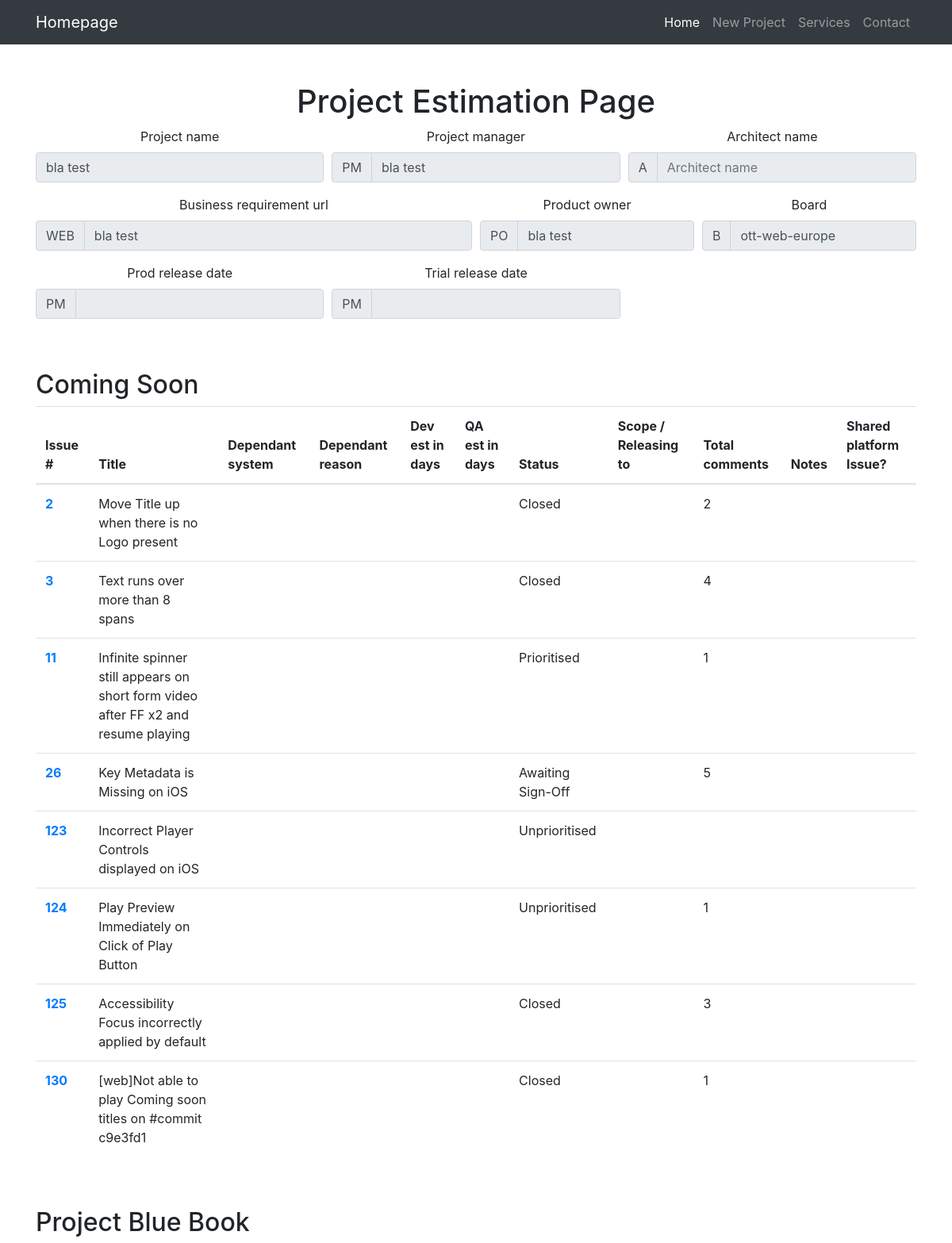
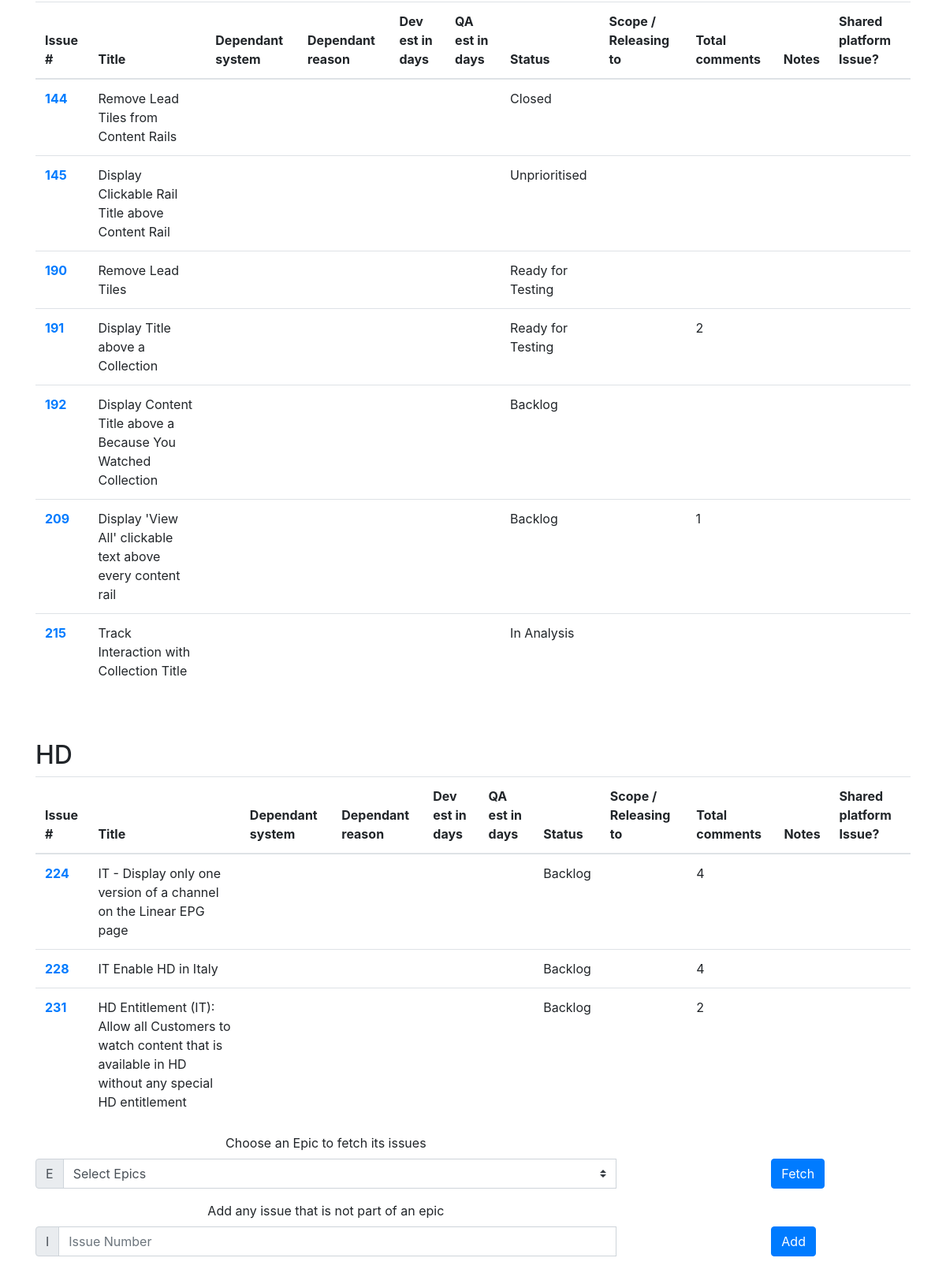
Screenshot of /projectEpicsAndTickets/1 with the database file from the repository (2 pictures, top to bottom).
### tables this page shows
CREATE TABLE "projects" (
	"projectId"	INTEGER NOT NULL PRIMARY KEY AUTOINCREMENT UNIQUE,
	"projectCreateduserId"	INTEGER NOT NULL,
	"projectName"	TEXT NOT NULL UNIQUE,
	"boardName"	TEXT NOT NULL,
	"businessReqUrl"	TEXT,
	"projectManager"	TEXT,
	"architect"	TEXT,
	"productOwner"	TEXT,
	"trialDate"	TEXT,
	"releaseDate"	TEXT
);

CREATE TABLE "epics" (
	"epicId"	INTEGER NOT NULL,
	"epicName"	TEXT,
	"boardName"	TEXT NOT NULL
);

CREATE TABLE "tickets" (
	"ticketId"	INTEGER NOT NULL PRIMARY KEY AUTOINCREMENT UNIQUE,
	"boardName"	TEXT,
	"issueNumber"	INTEGER,
	"dependantSystem"	TEXT,
	"dependantReason"	BLOB,
	"devEstimateInDays"	INTEGER,
	"qaEstimateInDays"	INTEGER,
	"proposedReleaseDropTo"	TEXT,
	"totalComments"	INTEGER,
	"notes"	BLOB,
	"sharedPlatformIssue"	INTEGER
);

CREATE TABLE "issues" (
	"issueNumber"	INTEGER NOT NULL,
	"boardName"	TEXT NOT NULL,
	"title"	TEXT,
	"issueStatus"	TEXT,
	"issueLink"	TEXT
);

### views.py (the view)
@views_routes.route('/projectEpicsAndTickets/<int:project_id>')
def projectEpicsAndTickets(project_id):
    project = None
    epics = None
    peat = None
    if projectsModel.get_project_with_id(project_id)["projects"] != []:
        project = projectsModel.get_project_with_id(project_id)["projects"][0]
    if epicsModel.get_epics()["epics"] != []:
        epics = epicsModel.get_epics()["epics"]
    peat = peatm.get_epics_and_issues_with_project_id(project_id)["projectEpicsIssues"]
    return render_template("projectEpicsAndTickets.html", project=project, epics=epics, peats=peat)

### db.py (called while the page is built)
def get_db():
    top = _app_ctx_stack.top
    if not hasattr(top, 'sqlite_db'):
        top.sqlite_db = sqlite3.connect(DATABASE)
    return top.sqlite_db

def select_all_from_table(table_name):
    query = "SELECT * FROM %s" %(table_name)
    database = get_db()
    rv = database.execute(query)
    res = rv.fetchall()
    rv.close()
    return res

def with_query(query):
    database = get_db()
    rv = database.execute(query)
    res = rv.fetchall()
    rv.close()
    return res

### epicsIssuesModel.py (called while the page is built)
def get_epic_issues(board_name, epic_number):
    query = "SELECT * from epicsIssues where epicId=%s AND boardName='%s'" %(epic_number, board_name)
    all_epics_issues = db.with_query(query)
    return loop_all_epics_issues(all_epics_issues)

def loop_all_epics_issues(all_epics_issues):
    array_epics_issues = {'epicsIssues':[]}
    for epics_issue in all_epics_issues:
        array_epics_issues["epicsIssues"].append({
            "epicsIssueId": epics_issue[0],
            "epicId": epics_issue[1],
            "issueNumber": epics_issue[2],
            "boardName": epics_issue[3]
        })
    return array_epics_issues

### epicsModel.py (called while the page is built)
def get_epics():
    all_epics = db.select_all_from_table("epics")
    return loop_all_epics(all_epics)

def loop_all_epics(all_epics):
    array_epics = {'epics':[]}
    for epic in all_epics:
        array_epics["epics"].append({"epicId": epic[0], "epicName": epic[1]})
    return array_epics

def get_epic(epicId):
    query = "SELECT * from epics where epicId=%s LIMIT 1" %(epicId)
    all_epics = db.with_query(query)
    return loop_all_epics(all_epics)

### projectsModel.py (called while the page is built)
def get_project_with_id(projectId):
    query = "SELECT * from projects where projectId=%s LIMIT 1" %(projectId)
    project = db.with_query(query)
    return loop_all_projects(project)

def loop_all_projects(all_projects):
    array_projects = {'projects':[]}
    for project in all_projects:
        array_projects["projects"].append({
            "projectId": project[0],
            "projectCreateduserId": project[1],
            "projectName": project[2],
            "boardName": project[3],
            "businessReqUrl": project[4],
            "projectManager": project[5],
            "architect": project[6],
            "productOwner": project[7],
            "trialDate": project[8],
            "releaseDate": project[9]
        })
    return array_projects

### templates/projectEpicsAndTickets.html (shortened to what this page needs)
{% extends "bootstrap/base.html" %}
{% block content %}
<div class="row">
    <div class="col-lg-12 text-center">
        {% if project %}
        <h1 class="mt-5">Project Estimation Page</h1>
        <div class="form-row">
            <div class="col-md-4 mb-3">
                <label for="projectName">Project name</label>
                <input type="text" disabled value='{{ project.projectName|default("", true) }}' class="form-control" autocomplete="off" id="projectName" name="projectName" placeholder="Project name">
            </div>
            <div class="col-md-4 mb-3">
                <label for="projectManager">Project manager</label>
                <div class="input-group">
                    <div class="input-group-prepend">
                        <span class="input-group-text" id="inputGroupPrepend">PM</span>
                    </div>
                    <input type="text" disabled value='{{ project.projectManager|default("", true) }}' class="form-control" autocomplete="off" id="projectManager" name="projectManager" placeholder="Project manager">
                </div>
            </div>
            <div class="col-md-4 mb-3">
                <label for="architectName">Architect name</label>
                <div class="input-group">
                    <div class="input-group-prepend">
                        <span class="input-group-text" id="inputGroupPrepend">A</span>
                    </div>
                    <input type="text" disabled value='{{ project.architectName|default("", true) }}' class="form-control" autocomplete="off" id="architectName" name="architectName" placeholder="Architect name" aria-describedby="inputGroupPrepend">
                </div>
            </div>
        </div>
        <div class="form-row">
            <div class="col-md-6 mb-3">
                <label for="businessReqUrl">Business requirement url</label>
                <div class="input-group">
                    <div class="input-group-prepend">
                        <span class="input-group-text" id="inputGroupPrepend">WEB</span>
                    </div>
                    <input type="text" disabled value='{{ project.businessReqUrl|default("", true) }}' class="form-control" autocomplete="off" id="businessReqUrl" name="businessReqUrl" placeholder="Business requirement url">
                </div>
            </div>
            <div class="col-md-3 mb-3">
                <label for="productOwner">Product owner</label>
                <div class="input-group">
                    <div class="input-group-prepend">
                        <span class="input-group-text" id="inputGroupPrepend">PO</span>
                    </div>
                    <input type="text" disabled value='{{ project.productOwner|default("", true) }}' class="form-control" autocomplete="off" id="productOwner" name="productOwner" placeholder="Product owner">
                </div>
            </div>
            <div class="col-md-3 mb-3">
                <label for="boardName">Board</label>
                <div class="input-group">
                    <div class="input-group-prepend">
                        <span class="input-group-text" id="inputGroupPrepend">B</span>
                    </div>
                    <input type="text" disabled value='{{ project.boardName|default("", true) }}' autocomplete="off" class="form-control" id="boardName" name="boardName">
                </div>
            </div>
        </div>
        <div class="form-row">
            <div class="col-md-4 mb-3">
                <label for="releaseDate">Prod release date</label>
                <div class="input-group">
                    <div class="input-group-prepend">
                        <span class="input-group-text" id="inputGroupPrepend">PM</span>
                    </div>
                    <input type="text" disabled value='{{ project.releaseDate|default("", true) }}' autocomplete="off" class="form-control" id="releaseDate" name="releaseDate">
                </div>
            </div>
            <div class="col-md-4 mb-3">
                <label for="trialDate">Trial release date</label>
                <div class="input-group">
                    <div class="input-group-prepend">
                        <span class="input-group-text" id="inputGroupPrepend">PM</span>
                    </div>
                    <input type="text" disabled value='{{ project.trialDate|default("", true) }}' autocomplete="off" class="form-control" id="trialDate" name="trialDate">
                </div>
            </div>
            <div class="col-md-2 mb-3"></div>
            <div class="col-md-2 mb-3">
                <label>&nbsp;</label>
            </div>
        </div>
        {% for peat in peats %}
        <div class="row text-left">
            <div class="col">
                <h2 class="mt-5">{{ peat.epicName }}</h2>
                <table class="table">
                    <thead>
                        <tr>
                            <th scope="col">Issue #</th>
                            <th scope="col">Title</th>
                            <th scope="col">Dependant system</th>
                            <th scope="col">Dependant reason</th>
                            <th scope="col">Dev est in days</th>
                            <th scope="col">QA est in days</th>
                            <th scope="col">Status</th>
                            <th scope="col">Scope / Releasing to</th>
                            <th scope="col">Total comments</th>
                            <th scope="col">Notes</th>
                            <th scope="col">Shared platform Issue?</th>
                        </tr>
                    </thead>
                    <tbody>
                        {% for ticket in peat.allTickets %}
                        <tr>
                            <th scope="row"><a href='{{ ticket.issueLink|default("", true) }}' target="_blank">{{ticket.issueNumber|default("", true)}}</a></th>
                            <td>{{ticket.title|default("", true)}}</td>
                            <td>{{ticket.dependantSystem|default("", true)}}</td>
                            <td>{{ticket.dependantReason|default("", true)}}</td>
                            <td>{{ticket.devEstimateInDays|default("", true)}}</td>
                            <td>{{ticket.qaEstimateInDays|default("", true)}}</td>
                            <td>{{ticket.issueStatus|default("", true)}}</td>
                            <td>{{ticket.proposedReleaseDropTo|default("", true)}}</td>
                            <td>{{ticket.totalComments|default("", true)}}</td>
                            <td>{{ticket.notes|default("", true)}}</td>
                            <td>{{ticket.sharedPlatformIssue|default("", true)}}</td>
                        </tr>
                            {% endfor %}
                        </tbody>
                    </table>
                </div>
            </div>
            {% endfor %}
            <form class="needs-validation" id="projectEpicsForm" novalidate>
                <div class="form-row">
                    <div class="col-md-8 mb-3">
                        <label for="epicId">Choose an Epic to fetch its issues</label>
                        <div class="input-group">
                            <div class="input-group-prepend">
                                <span class="input-group-text" id="inputGroupPrepend">E</span>
                            </div>
                            <select class="custom-select" id="epicId" name="epicId" required>
                                <option value="" selected>Select Epics</option>
                            </select>
                        </div>
                    </div>
                    <div class="col-md-2 mb-3"></div>
                    <div class="col-md-2 mb-3">
                        <label>&nbsp;</label>
                        <div class="input-group">
                            <button class="btn btn-primary" type="submit">Fetch </button>
                        </div>
                    </div>
                </div>
            </form>
            <form class="needs-validation" id="projectIssueForm" novalidate>
                <div class="form-row">
                    <div class="col-md-8 mb-3">
                        <label for="issue">Add any issue that is not part of an epic</label>
                        <div class="input-group">
                            <div class="input-group-prepend">
                                <span class="input-group-text" id="inputGroupPrepend">I</span>
                            </div>
                            <input type="text" class="form-control" autocomplete="off" id="issue" name="issue" placeholder="Issue Number" required>
                        </div>
                    </div>
                    <div class="col-md-2 mb-3"></div>
                    <div class="col-md-2 mb-3">
                        <label>&nbsp;</label>
                        <div class="input-group">
                            <button class="btn btn-primary" type="submit">Add </button>
                        </div>
                    </div>
                </div>
            </form>
            {% endif %}
        </div>
    </div>
    {% endblock %}

### templates/bootstrap/base.html (shortened to what this page needs)
<!doctype html>
<html lang="en">
<head>
    <link rel="stylesheet" href="{{ url_for('static', filename='css/bootstrap.min.css') }}">
    <link rel="stylesheet" href="{{ url_for('static', filename='css/daterangepicker.css') }}">
    <link rel="stylesheet" href="{{ url_for('static', filename='css/custom.css') }}">
</head>
<body>
    {% include 'bootstrap/navbar.html' %}
    <div class='container'>
        {% block content %}{% endblock %}
    </div>
</body>
</html>

### templates/bootstrap/navbar.html (shortened to what this page needs)
<nav class="navbar navbar-expand-lg navbar-dark bg-dark static-top">
  <div class="container">
    <a class="navbar-brand" href="#">Homepage</a>
    <div class="collapse navbar-collapse" id="navbarResponsive">
      <ul class="navbar-nav ml-auto">
        <li class="nav-item active">
          <a class="nav-link" href="#">Home
          </a>
        </li>
        <li class="nav-item">
          <a class="nav-link" href="/project">New Project</a>
        </li>
        <li class="nav-item">
          <a class="nav-link" href="#">Services</a>
        </li>
        <li class="nav-item">
          <a class="nav-link" href="#">Contact</a>
        </li>
      </ul>
    </div>
  </div>
</nav>

### rows the page displays
projects: projectName "bla test", projectManager "bla test", businessReqUrl "bla test", productOwner "bla test", boardName "ott-web-europe"
epics: epicName "Coming Soon"
tickets: issueNumber "2", title "Move Title up when there is no Logo present", issueStatus "Closed", totalComments "2"
tickets: issueNumber "3", title "Text runs over more than 8 spans", issueStatus "Closed", totalComments "4"
tickets: issueNumber "11", title "Infinite spinner still appears on short form video after FF x2 and resume playing", issueStatus "Prioritised", totalComments "1"
tickets: issueNumber "26", title "Key Metadata is Missing on iOS", issueStatus "Awaiting Sign-Off", totalComments "5"
tickets: issueNumber "123", title "Incorrect Player Controls displayed on iOS", issueStatus "Unprioritised"
tickets: issueNumber "124", title "Play Preview Immediately on Click of Play Button", issueStatus "Unprioritised", totalComments "1"
tickets: issueNumber "125", title "Accessibility Focus incorrectly applied by default", issueStatus "Closed", totalComments "3"
tickets: issueNumber "130", title "[web]Not able to play Coming soon titles on #commit c9e3fd1", issueStatus "Closed", totalComments "1"
epics: epicName "Project Blue Book"
tickets: issueNumber "144", title "Remove Lead Tiles from Content Rails", issueStatus "Closed"
tickets: issueNumber "145", title "Display Clickable Rail Title above Content Rail", issueStatus "Unprioritised"
tickets: issueNumber "190", title "Remove Lead Tiles", issueStatus "Ready for Testing"
tickets: issueNumber "191", title "Display Title above a Collection", issueStatus "Ready for Testing", totalComments "2"
tickets: issueNumber "192", title "Display Content Title above a Because You Watched Collection", issueStatus "Backlog"
tickets: issueNumber "209", title "Display 'View All' clickable text above every content rail", issueStatus "Backlog", totalComments "1"
tickets: issueNumber "215", title "Track Interaction with Collection Title", issueStatus "In Analysis"
epics: epicName "HD"
tickets: issueNumber "224", title "IT - Display only one version of a channel on the Linear EPG page", issueStatus "Backlog", totalComments "4"
tickets: issueNumber "228", title "IT Enable HD in Italy", issueStatus "Backlog", totalComments "4"
tickets: issueNumber "231", title "HD Entitlement (IT): Allow all Customers to watch content that is available in HD without any special HD entitlement", issueStatus "Backlog", totalComments "2"
